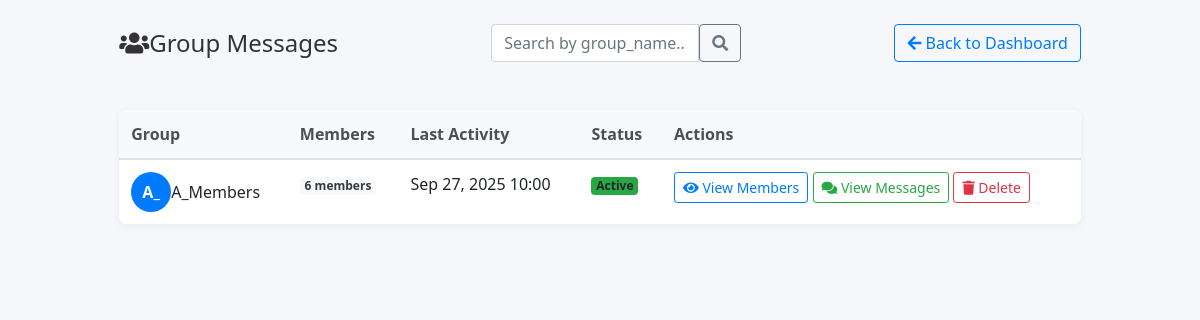
/GroupMessages/ (signed in), run on the app's committed database.
### chat/models.py (models this page shows, shortened)
class Group(models.Model):
    name = models.CharField(max_length=255, unique=True)
    creator = models.ForeignKey(User, on_delete=models.CASCADE, related_name="created_groups")
    members = models.ManyToManyField(User, related_name="member_groups")  # fixed clash
    status = models.CharField(
        max_length=20,
        choices=[("active", "Active"), ("inactive", "Inactive")],
        default="active"
    )
    created_at = models.DateTimeField(auto_now_add=True)

### dashboard/views.py (the view)
# urls.py: path('GroupMessages/', views.group_chat_view, name='GroupMessages'),
@login_required
def group_chat_view(request, group_id=None):
    search_query = request.GET.get("search", "")
    if search_query:
        groups = groups.filter(Q(name__icontains=search_query))
    groups = (
        Group.objects.annotate(
            membersCount=Count("members", distinct=True),
            lastActivity=Max("messages__timestamp"),
        )
        .all()
        .order_by("-lastActivity")
    )
    selected_group = None
    members = None
    if group_id:
        selected_group = get_object_or_404(Group, id=group_id)
        members = selected_group.members.all()
    return render(
        request,
        "DASHBOARD/newcode/html/GroupMessages.html",
        {
            "groups": groups,
            "selected_group": selected_group,
            "members": members,
            "search_query": search_query,
        },
    )

### templates/DASHBOARD/newcode/html/GroupMessages.html (shortened to what this page needs)
<!DOCTYPE html>
<html lang="en">
<head>
    <link rel="stylesheet" href="https://stackpath.bootstrapcdn.com/bootstrap/4.5.2/css/bootstrap.min.css"/>
    <link rel="stylesheet" href="https://cdnjs.cloudflare.com/ajax/libs/font-awesome/5.15.1/css/all.min.css"/>
</head>
<body>
    <div class="container-fluid py-4">
        <div class="row">
            <div class="col-lg-10 mx-auto">
                <div class="d-flex flex-column flex-md-row justify-content-between align-items-md-center mb-4 gap-3">
                    <h4 class="fw-bold mb-0"><i class="fas fa-users me-2"></i>Group Messages</h4>
                    <div class="input-group" style="width: 250px;">
                      <input type="text" id="searchInput" class="form-control" placeholder="Search by group_name...">
                      <button class="btn btn-outline-secondary" id="searchBtn"><i class="fas fa-search"></i></button>
                    </div>
                    <a href="{% url 'dashindex' %}" class="btn btn-outline-primary">
                      <i class="fas fa-arrow-left me-1"></i> Back to Dashboard
                    </a>
                </div>
                <div class="group-table mb-4" id="groupsTable">
                    <table class="table table-hover mb-0">
                        <thead class="table-light">
                            <tr>
                                <th>Group</th>
                                <th>Members</th>
                                <th>Last Activity</th>
                                <th>Status</th>
                                <th>Actions</th>
                            </tr>
                        </thead>
                      <tbody id="groupsTableBody">
                      {% if groups %}
                          {% for group in groups %}
                          <tr id="group-{{ group.id }}" class="{% if selected_group and selected_group.id == group.id %}active-group{% endif %}">
                              <td>
                                  <div class="d-flex align-items-center gap-3">
                                      <div class="group-avatar">{{ group.name|slice:":2"|upper }}</div>
                                      <span class="fw-bold">{{ group.name }}</span>
                                  </div>
                              </td>
                              <td><span class="badge bg-light text-dark">{{ group.membersCount }} members</span></td>
                              <td>
                                  {% if group.lastActivity %}
                                      {{ group.lastActivity|date:"M d, Y H:i" }}
                                  {% else %}-{% endif %}
                              </td>
                              <td>
                                  <span class="badge
                                      {% if group.status == 'active' %}bg-success
                                      {% elif group.status == 'archived' %}bg-secondary
                                      {% else %}bg-warning text-dark{% endif %}">
                                      {{ group.status|title }}
                                  </span>
                              </td>
                              <td>
                                  <a href="#" class="btn btn-sm btn-outline-primary view-group" data-group-id="{{ group.id }}">
                                      <i class="fas fa-eye"></i> View Members
                                  </a>
                                  <button class="btn btn-sm btn-outline-success view-messages" data-group-id="{{ group.id }}">
                                      <i class="fas fa-comments"></i> View Messages
                                  </button>
                                  <button class="btn btn-sm btn-outline-danger delete-group" data-group-id="{{ group.id }}">
                                      <i class="fas fa-trash"></i> Delete
                                  </button>
                              </td>
                          </tr>
                      {% endfor %}
                      {% else %}
                      <tr>
                          <td colspan="5" class="text-center text-muted">No groups found.</td>
                      </tr>
                      {% endif %}
                      </tbody>
                    </table>
                </div>
              </div>
            </div>
</body>
</html>

### data on the page
Group: name "A_", name "A_Members", membersCount "6", lastActivity "Sep 27, 2025 10:00", status "Active"
